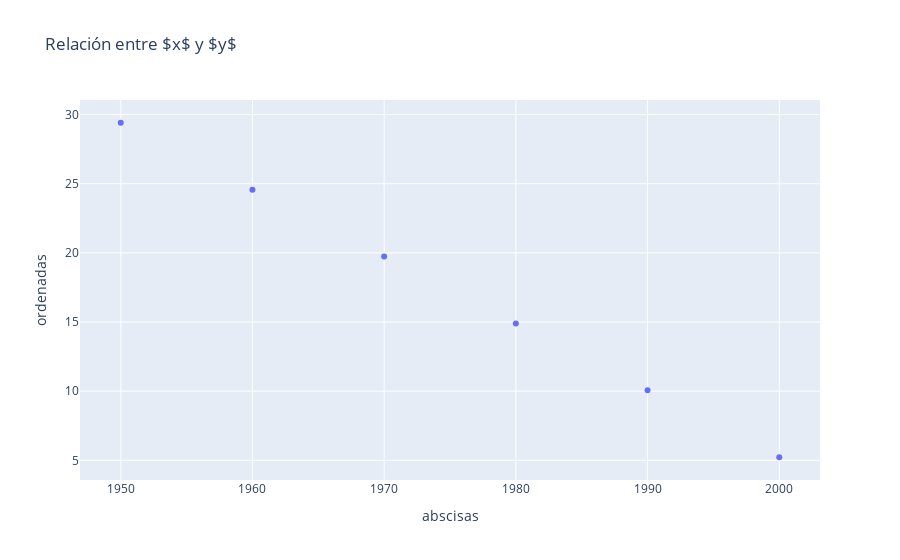

The code cell stored with this chart in its notebook:
### Code cell
import pandas as pd 
import plotly.express as px
#fig = px.line(tabla,x = tabla.keys()[0], y = tabla.keys()[1], title=r'Relación entre $x$ y $y$')

fig = px.scatter(tabla,x = tabla.keys()[0], y = tabla.keys()[1], title=r'Relación entre $x$ y $y$')

fig.show()

fig.write_html('relacion_entre_x_e_y.html', auto_open=True)

### Figure 1 — Plotly figure (JSON) as saved in the notebook; plotly's stock layout.template omitted (floating-point values rounded to 4 significant figures)
{"data": [{"hovertemplate": "abscisas=%{x}<br>ordenadas=%{y}<extra></extra>", "legendgroup": "", "marker": {"color": "#636efa", "symbol": "circle"}, "mode": "markers", "name": "", "orientation": "v", "showlegend": false, "type": "scatter", "x": [1950, 1960, 1970, 1980, 1990, 2000], "xaxis": "x", "y": [29.41, 24.57, 19.74, 14.9, 10.06, 5.224], "yaxis": "y"}], "layout": {"legend": {"tracegroupgap": 0}, "title": {"text": "Relación entre $x$ y $y$"}, "xaxis": {"anchor": "y", "domain": [0, 1], "title": {"text": "abscisas"}}, "yaxis": {"anchor": "x", "domain": [0, 1], "title": {"text": "ordenadas"}}}}
